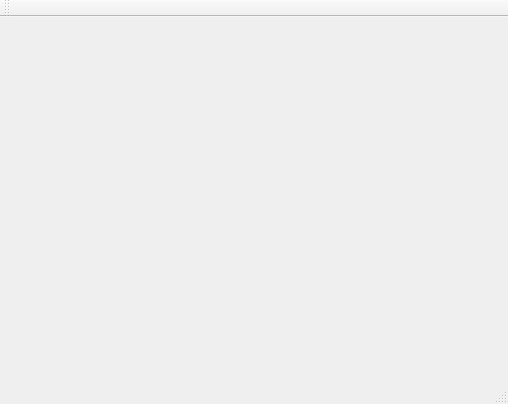
<?xml version="1.0" encoding="UTF-8"?>
<ui version="4.0">
 <class>MainWindow</class>
 <widget class="QMainWindow" name="MainWindow">
  <property name="geometry">
   <rect>
    <x>0</x>
    <y>0</y>
    <width>508</width>
    <height>404</height>
   </rect>
  </property>
  <property name="sizePolicy">
   <sizepolicy hsizetype="Expanding" vsizetype="Expanding">
    <horstretch>0</horstretch>
    <verstretch>0</verstretch>
   </sizepolicy>
  </property>
  <property name="windowTitle">
   <string>MainWindow</string>
  </property>
  <widget class="QWidget" name="centralWidget">
   <property name="sizePolicy">
    <sizepolicy hsizetype="Expanding" vsizetype="Expanding">
     <horstretch>0</horstretch>
     <verstretch>0</verstretch>
    </sizepolicy>
   </property>
  </widget>
  <widget class="QMenuBar" name="menuBar">
   <property name="geometry">
    <rect>
     <x>0</x>
     <y>0</y>
     <width>508</width>
     <height>22</height>
    </rect>
   </property>
  </widget>
  <widget class="QToolBar" name="mainToolBar">
   <attribute name="toolBarArea">
    <enum>TopToolBarArea</enum>
   </attribute>
   <attribute name="toolBarBreak">
    <bool>false</bool>
   </attribute>
  </widget>
  <widget class="QStatusBar" name="statusBar"/>
 </widget>
 <layoutdefault spacing="6" margin="11"/>
 <resources/>
 <connections/>
</ui>
